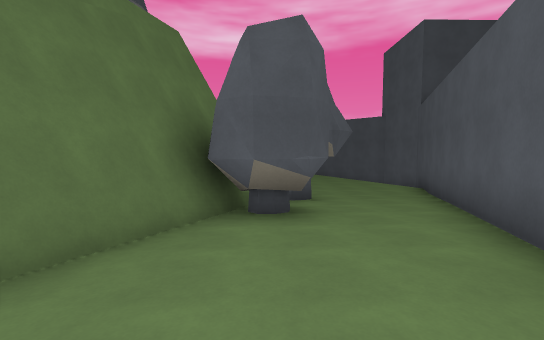
View 1 (above)

15 first-person views from a walk through a Godot game level. The camera is 1.4 m above the floor, tilts 4° down and sees 90° across. The floor is counted in squares, 2 m on a side. Each view is taken from the middle of a square. On the plan, view 1 faces up. The plan holds only what a view shows up to about 9 squares ahead; the rest is blank. The place goes on beyond the plan. Flat picture figures and markers are left out. Some surface patterns are stand-ins.

View 2
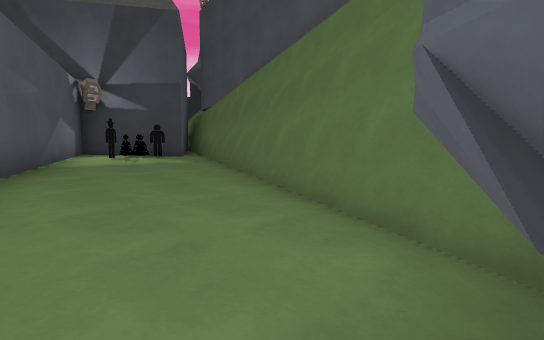

View 3
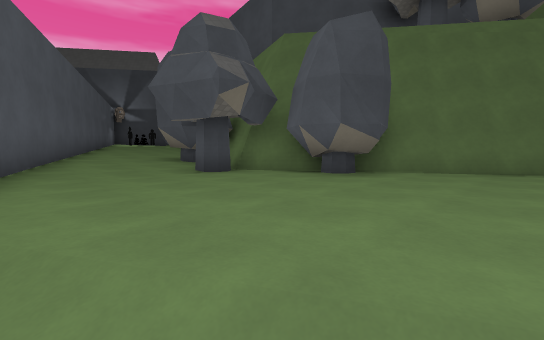

View 4
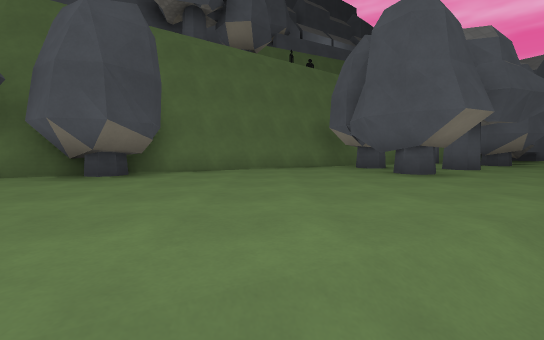

View 5
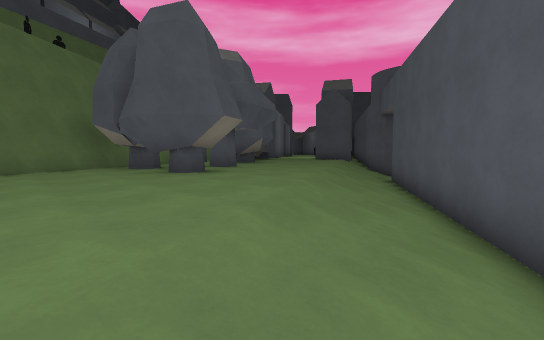

View 6
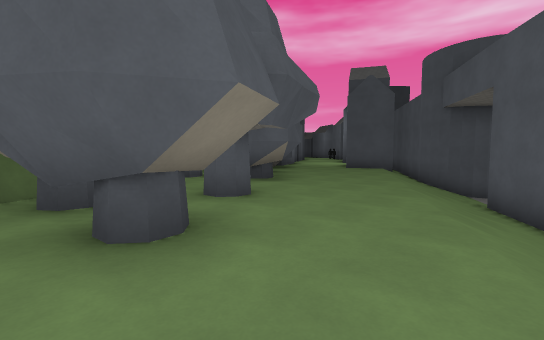

View 7
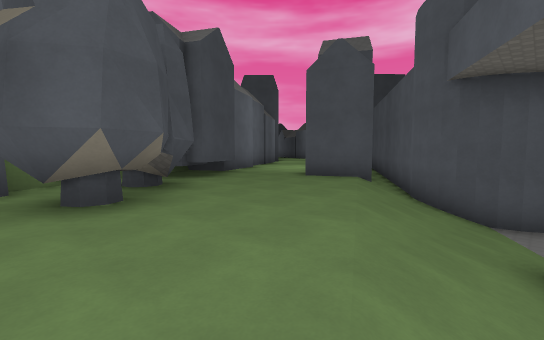

View 8
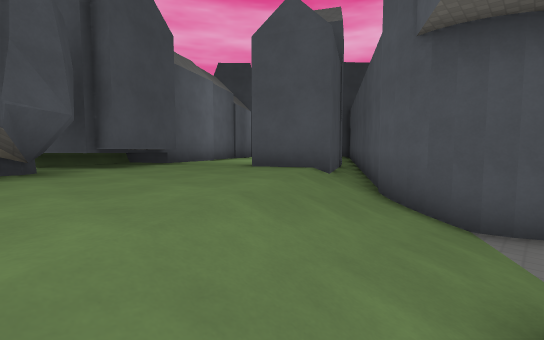

View 9
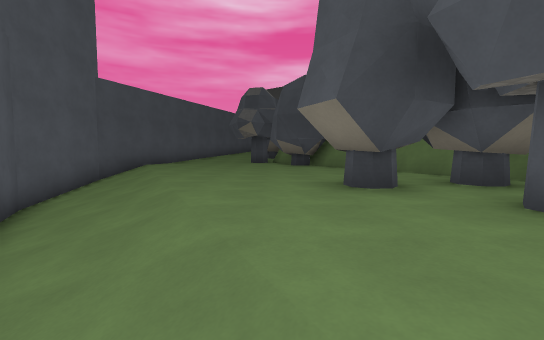

View 10
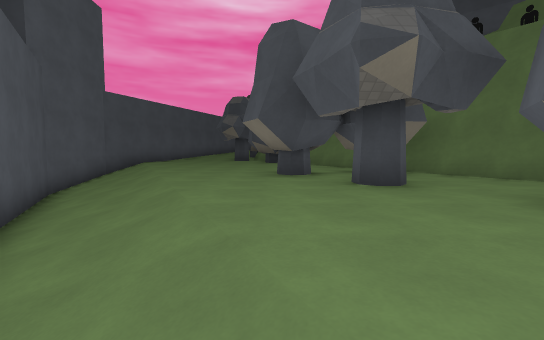

View 11
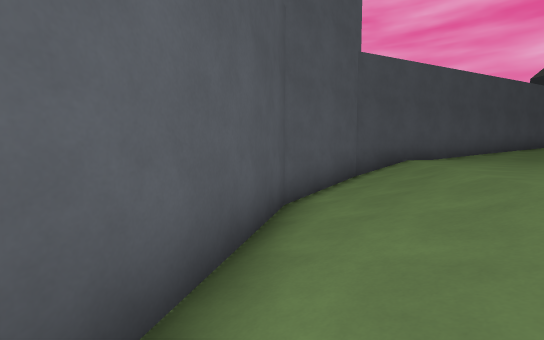

View 12
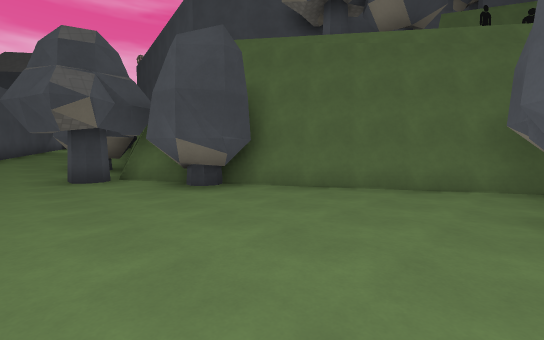

View 13
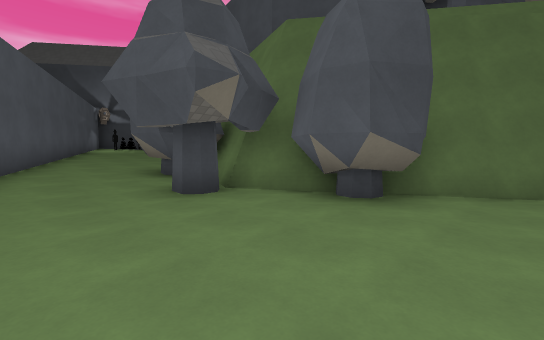

View 14
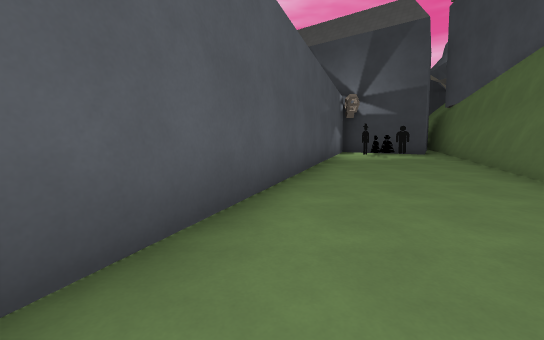

View 15
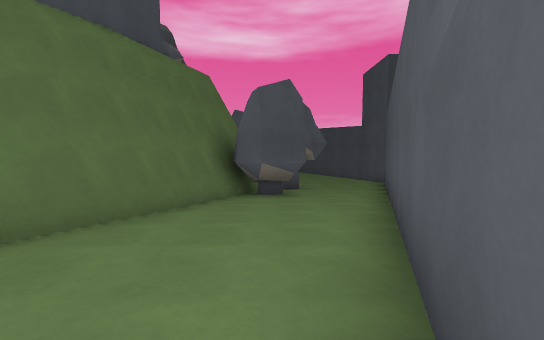

### Floor plan
Key: @ floor where view 1 was taken; # wall or solid block; . main floor; : floor 0.25 m higher than the main floor; + floor 0.5 m higher than the main floor; * floor 0.75 m higher than the main floor; % floor 1 m higher than the main floor; & floor 1.25 m higher than the main floor; $ floor 1.5 m higher than the main floor; - floor 1.5 m lower than the main floor; / step, stairs or slope; ^ raised ledge; v drop or lower ground.
Columns run from 7 left of view 1 to 6 right of it. Each row starts with its distance up from view 1.
 28   ##
 27    ###
 26    #/#
 25 ..##/###
 24 ....///-
 23 #....///
 22 #....///#
 21 ##....//##
 20  ##...///#
 19  ###...//##
 18  #.#...///#
 17  #..#...//##
 16  #......///##
 15  v#####..///#
 14  vv###...///##
 13   v#......///#
 12  #vv#.....///#
 11  # v#......//#
 10  ## v##....//#
  9      ##.....##
  8       #.....#
  7      v#/#...#
  6      v#/://##
  5      v##:/+#
  4     ^v##+/##
  3     v#/+/+#
  2    ^v#///*#
  1    ^v#//*##
  0    ^#%/@%#
 -1    ^#/&%##
 -2    ^//&&#
 -3    #$$$$#
 -4    ######
 -5        #

Where each view was taken, in squares from view 1:
view 1: 0 up, 0 right, facing up
view 2: 4 up, 1 right, facing down-left
view 3: 12 up, 4 right, facing down-left
view 4: 12 up, 4 right, facing left
view 5: 12 up, 4 right, facing up-left
view 6: 14 up, 1 right, facing up-left
view 7: 18 up, 0 right, facing up-left
view 8: 20 up, 0 right, facing up-left
view 9: 19 up, 0 right, facing down
view 10: 21 up, 1 left, facing down
view 11: 17 up, 2 right, facing down-right
view 12: 14 up, 2 right, facing down-left
view 13: 11 up, 3 right, facing down-left
view 14: 5 up, 2 right, facing down
view 15: 3 down, 0 right, facing up
